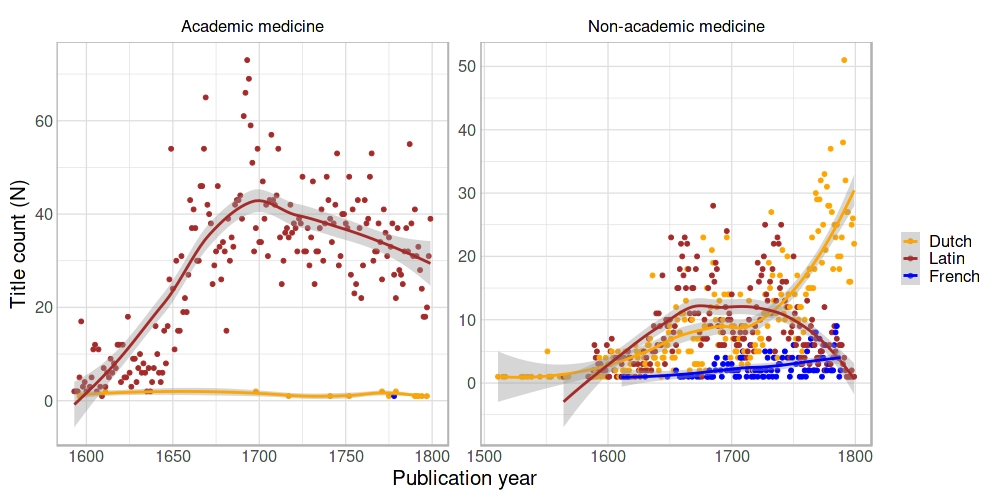

Write R code to recreate this figure.
stcn <- catalogs$stcn
stcn$genre <- tolower(stcn$genre)

### ensin valitaan medicine ja tehdään siitä oma joukko
yy2 <- stcn[grep("medicine", stcn$genre),]
### sitten toinen joukko jossa myös academic text
yy3 <- yy2[grep("academic text", yy2$genre),]
yy4 <- yy2[!grepl("academic text",yy2$genre),]
###
### academic text vs not academic text Latin all
myvars <- as.vector(c("publication_year", "language_all"))
a1 = yy3[myvars]
b1 = yy4[myvars]
a1$cat <- "Academic medicine"
b1$cat <- "Non-academic medicine"
g1 <- rbind(a1, b1)
g2 <- g1 %>% group_by(publication_year, cat, language_all) %>%
  arrange(publication_year) %>%
  summarize(n = n())
top <- rev(rev(sort(table(g2$language_all)))[1:3])
g2 <- g2 %>% filter(language_all %in% names(top)) %>%
             mutate(language_all=droplevels(language_all))

cols <- default_colors("language")
mycols <- cols[as.character(levels(g2$language_all))]
p <- ggplot(g2, aes(x=publication_year, y=n,
      group=language_all, colour=language_all)) +
  geom_point() +
  stat_smooth(method = 'loess') + 
  facet_wrap(~cat, scales = "free") +
  theme_comhis("discrete", base_size=20) +
  scale_color_manual(values=mycols) +
  scale_fill_manual(values=mycols) +     
  labs(x="Publication year", y="Title count (N)", color="")


CairoJPEG("Figure9.jpg", width=1*1000, height=1*500, quality=100)
print(p)
dev.off()
